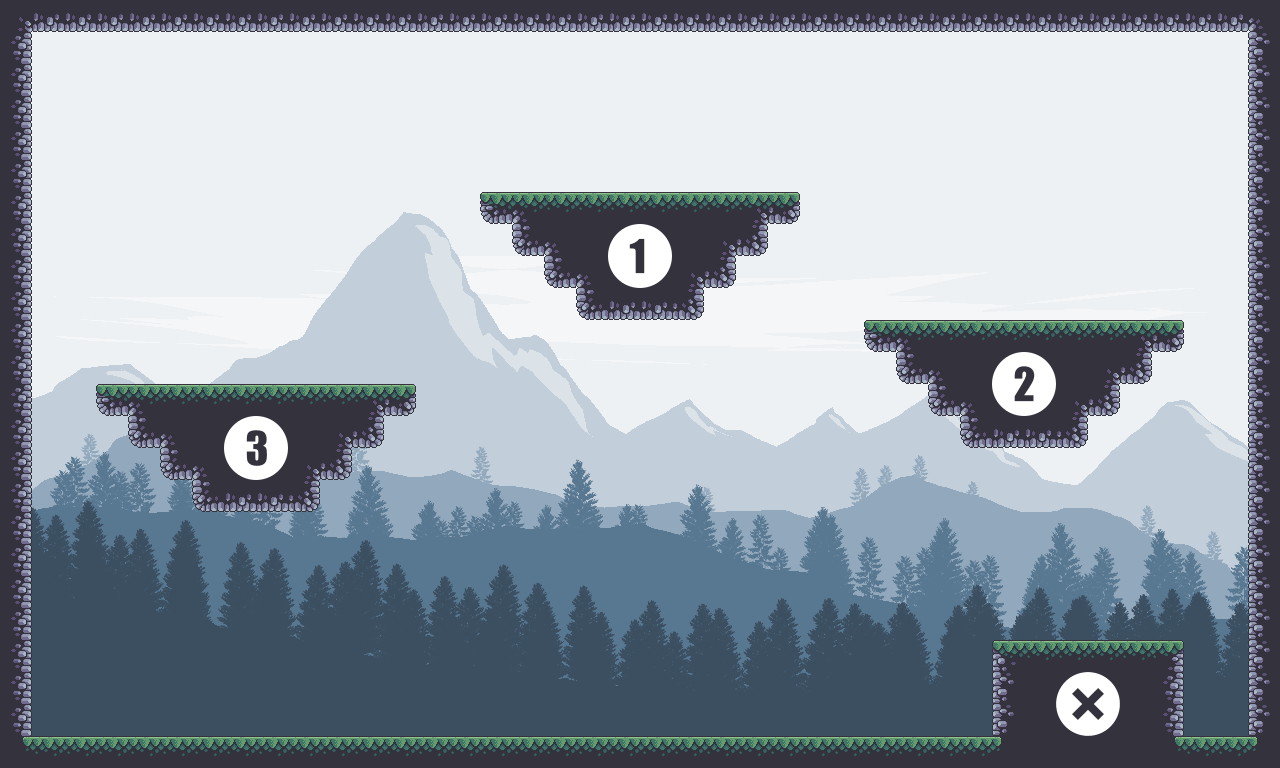

A level layout from a 2D game, rendered from its tile map. Below: a short description, then the map file with tile-grid data replaced by summaries:
An orthogonal 40x24 tile map with 32x32 px tiles, 3 tile layers (border, elements, icons), 5 tilesets, 1 image layer and 9 objects (floor, exit, p1, p2, p3, ...).

<map version="1.5" tiledversion="1.7.0" orientation="orthogonal" renderorder="right-down" width="40" height="24" tilewidth="32" tileheight="32" infinite="0" nextlayerid="39" nextobjectid="49">
 <editorsettings>
  <export target="level_config.lua" format="lua" />
 </editorsettings>
 <tileset firstgid="1" name="Terreno" tilewidth="32" tileheight="32" tilecount="85" columns="17">
  <image source="../img/terrain.png" width="544" height="160" />
 </tileset>
 <tileset firstgid="86" name="podium_number_1" tilewidth="32" tileheight="32" tilecount="4" columns="2">
  <image source="../img/icons/podium_number_1.png" width="64" height="64" />
 </tileset>
 <tileset firstgid="90" name="podium_number_2" tilewidth="32" tileheight="32" tilecount="4" columns="2">
  <image source="../img/icons/podium_number_2.png" width="64" height="64" />
 </tileset>
 <tileset firstgid="94" name="podium_number_3" tilewidth="32" tileheight="32" tilecount="4" columns="2">
  <image source="../img/icons/podium_number_3.png" width="64" height="64" />
 </tileset>
 <tileset firstgid="98" name="exit" tilewidth="32" tileheight="32" tilecount="4" columns="2">
  <image source="../img/icons/exit.png" width="64" height="64" />
 </tileset>
 <group id="31" name="background">
  <imagelayer id="33" name="fondo" offsetx="0" offsety="-182.67">
   <image source="../img/landscape.png" width="1920" height="1080" />
  </imagelayer>
 </group>
 <group id="13" name="basic" locked="1">
  <properties>
   <property name="collidable" type="bool" value="true" />
  </properties>
  <layer id="16" name="border" width="40" height="24">
   <properties>
    <property name="collidable" type="bool" value="true" />
   </properties>
   <data>[960 cells, 124 non-empty, 8 distinct tile ids]</data>
  </layer>
  <objectgroup id="12" name="floor_sensor" locked="1">
   <object id="17" name="floor" x="31.625" y="735.951" width="1216.5" height="8.04949" visible="0">
    <properties>
     <property name="friction" type="float" value="0.8" />
     <property name="group" type="int" value="3" />
    </properties>
   </object>
  </objectgroup>
 </group>
 <group id="30" name="tile_map">
  <properties>
   <property name="collidable" type="bool" value="true" />
  </properties>
  <layer id="34" name="elements" width="40" height="24">
   <data>[960 cells, 108 non-empty, 17 distinct tile ids]</data>
  </layer>
 </group>
 <group id="29" name="sensors" visible="0">
  <properties>
   <property name="collidable" type="bool" value="true" />
  </properties>
  <objectgroup id="36" name="platforms">
   <object id="45" name="exit" x="994.146" y="639.88" width="188.243" height="8.25684">
    <properties>
     <property name="categories" value="7" />
     <property name="friction" type="float" value="0.8" />
     <property name="group" type="int" value="3" />
    </properties>
   </object>
   <object id="46" name="p1" x="96.25" y="383.98" width="317.5" height="5.76953">
    <properties>
     <property name="friction" type="float" value="0.8" />
     <property name="group" type="int" value="3" />
    </properties>
   </object>
   <object id="47" name="p2" x="482.138" y="191.982" width="316.724" height="8.08433">
    <properties>
     <property name="friction" type="float" value="0.8" />
     <property name="group" type="int" value="3" />
    </properties>
   </object>
   <object id="48" name="p3" x="867.25" y="319.115" width="315.682" height="5.76953">
    <properties>
     <property name="friction" type="float" value="0.8" />
     <property name="group" type="int" value="3" />
    </properties>
   </object>
  </objectgroup>
 </group>
 <layer id="37" name="icons" width="40" height="24">
  <data>[960 cells, 16 non-empty, 16 distinct tile ids]</data>
 </layer>
 <objectgroup id="38" name="spawnpoints" visible="0">
  <object id="41" name="spawn4" x="640.255" y="703.714" />
  <object id="42" name="spawn3" x="254.969" y="317.294" />
  <object id="43" name="spawn2" x="1024.41" y="254.969" />
  <object id="44" name="spawn1" x="639.122" y="126.918" />
 </objectgroup>
</map>
